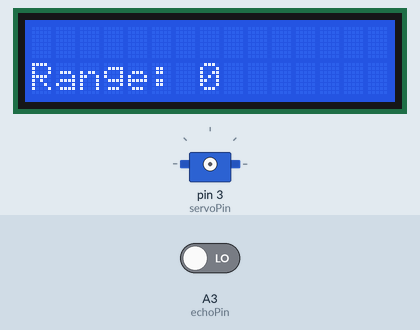
Simulated run of this sketch. Board: Arduino Uno, built with avr-gcc and run on an emulated ATmega328P. Shown: 15×2 character LCD, servo. Wiring (inferred from the names in the program): servo: signal pin 3. Inputs (shaded band) come from the test bench; at power-on: A3 (echoPin) LOW. Servo pulses on a pin are drawn as a servo (544–2400 µs = 0–180°); what the sketch prints to the serial monitor is not drawn.

Above: at 1.1 s.
Timing chart, 0 to 4.6 s (numbered marks = the images above):
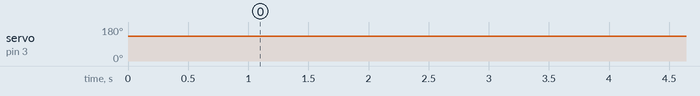

The sketch:

robot_ultrasonic.ino
```cpp
#include <Wire.h>
#include <LiquidCrystal_I2C.h>
LiquidCrystal_I2C lcd(0x27, 15, 2);

#define echoPin A3
#define trigPin A2
#define servoPin 3
#define RATE_SONIC 58.65
#define DELAY_SONIC 50
#define SERVO_CENTOR 1880
int maxRange = 21;
int minRange = 2;
unsigned long duration, distance;

unsigned long elapsed = 0;

byte myangle = 360;
byte angle_set = 0;
void pulseServo(int pin, int pulsewidth) //defining a function of pulse
{
  digitalWrite(pin, HIGH);
  delayMicroseconds(pulsewidth); // delaying microsecond of pulse width value 500 - 2480
  digitalWrite(pin, LOW);
  delay(32 - pulsewidth / 800);
}
void setServo(int angle) {
  if (angle == myangle && angle_set < 3) {
    double adjust;
    Serial.print((String)"Angle: " + angle);
    bool minus = false;
    if (angle > 90) angle = 90;
    if (angle < -90) angle = -90;
    if (angle < 0) {
      adjust = 7.45;
      angle = angle * -1;
      minus = true;
    } else {
      adjust = 8.25;
    }

    double pulsewidth = angle * adjust;
    if (!minus) {
      pulsewidth = SERVO_CENTOR - pulsewidth;
    } else {
      pulsewidth = SERVO_CENTOR + pulsewidth;
    }
    Serial.println((String)" -- " + pulsewidth);
    for (int i = 0; i < 5; i++) pulseServo(servoPin, (int)pulsewidth);
    angle_set++;
  } else if (angle != myangle) {
    myangle = angle;
    angle_set = 0;
  }
}

void setup() {
  Serial.begin(9600);
  pinMode(servoPin, OUTPUT);
  led_begin();
  init_ultrasonic();
}

bool onetime = false;
void loop() {
  unsigned long current = millis();
  ultrasonic();
  if (current - elapsed > DELAY_SONIC) {
    setServo(0);
    elapsed = millis();
  }
}


void led_begin() {
  lcd.init();
  lcd.backlight();
}

void init_ultrasonic() {
  pinMode(echoPin, INPUT);
  pinMode(trigPin, OUTPUT);
}

void ultrasonic() {
  digitalWrite(trigPin, LOW);
  delayMicroseconds(2);

  digitalWrite(trigPin, HIGH);
  delayMicroseconds(10);
  duration = pulseIn(echoPin, HIGH);

  duration = duration / RATE_SONIC;
  lcd.setCursor(0, 1);
  lcd.print("Range:");
  if (duration > minRange && duration < maxRange) {
    lcd.setCursor(7, 1);
    lcd.print((String)(roundf(duration * 100) / 100) + "  ");
  } else {
    lcd.setCursor(7, 1);
    lcd.print("0      ");

  }
}
```

Measured:
- by itself, servo on pin 3 (servoPin): 131° → 130° at 3.1 s
